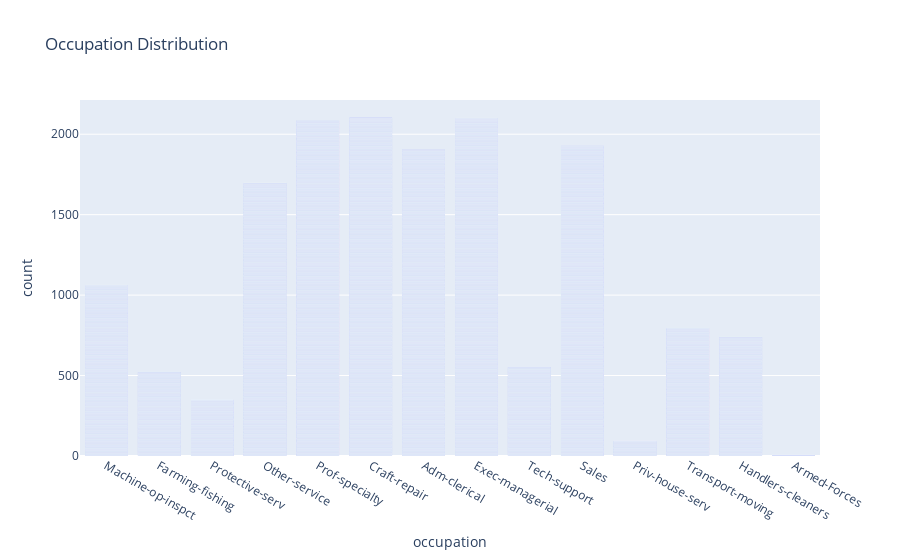

The notebook cell saved with this chart:
### Code cell
fig = px.bar(data, x='occupation', title='Occupation Distribution')
fig.show()

### Figure 1 — Plotly figure (JSON) as saved in the notebook; plotly's stock layout.template omitted (floating-point values rounded to 4 significant figures; data arrays with more than 128 entries replaced by an {"elided": "..."} marker saying what was removed)
{"data": [{"alignmentgroup": "True", "hovertemplate": "occupation=%{x}<br>count=%{y}<extra></extra>", "legendgroup": "", "marker": {"color": "#636efa", "pattern": {"shape": ""}}, "name": "", "offsetgroup": "", "orientation": "v", "showlegend": false, "textposition": "auto", "type": "bar", "x": {"elided": "15920 str values"}, "xaxis": "x", "y": {"elided": "15920 int values"}, "yaxis": "y"}], "layout": {"barmode": "relative", "legend": {"tracegroupgap": 0}, "title": {"text": "Occupation Distribution"}, "xaxis": {"anchor": "y", "domain": [0, 1], "title": {"text": "occupation"}}, "yaxis": {"anchor": "x", "domain": [0, 1], "title": {"text": "count"}}}}
